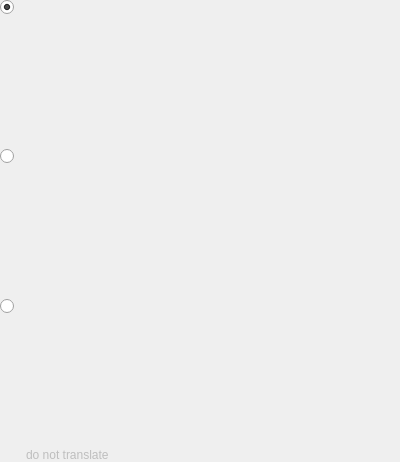
<?xml version="1.0" encoding="UTF-8"?>
<ui version="4.0">
 <class>IOverlayGridTool</class>
 <widget class="QWidget" name="IOverlayGridTool">
  <property name="geometry">
   <rect>
    <x>0</x>
    <y>0</y>
    <width>400</width>
    <height>462</height>
   </rect>
  </property>
  <property name="windowTitle">
   <string>Form</string>
  </property>
  <layout class="QGridLayout" name="gridLayout_2">
   <property name="leftMargin">
    <number>0</number>
   </property>
   <property name="topMargin">
    <number>0</number>
   </property>
   <property name="rightMargin">
    <number>0</number>
   </property>
   <property name="bottomMargin">
    <number>0</number>
   </property>
   <item row="0" column="0">
    <layout class="QVBoxLayout" name="verticalLayout_3">
     <item>
      <widget class="QRadioButton" name="radioSetRef">
       <property name="text">
        <string/>
       </property>
       <property name="checked">
        <bool>true</bool>
       </property>
       <property name="autoExclusive">
        <bool>true</bool>
       </property>
      </widget>
     </item>
     <item>
      <spacer name="verticalSpacer_3">
       <property name="orientation">
        <enum>Qt::Vertical</enum>
       </property>
       <property name="sizeHint" stdset="0">
        <size>
         <width>20</width>
         <height>40</height>
        </size>
       </property>
      </spacer>
     </item>
    </layout>
   </item>
   <item row="1" column="0">
    <layout class="QVBoxLayout" name="verticalLayout">
     <item>
      <widget class="QRadioButton" name="radioGridPlacer">
       <property name="sizePolicy">
        <sizepolicy hsizetype="Maximum" vsizetype="Fixed">
         <horstretch>0</horstretch>
         <verstretch>0</verstretch>
        </sizepolicy>
       </property>
       <property name="text">
        <string/>
       </property>
       <property name="autoExclusive">
        <bool>true</bool>
       </property>
      </widget>
     </item>
     <item>
      <spacer name="verticalSpacer">
       <property name="orientation">
        <enum>Qt::Vertical</enum>
       </property>
       <property name="sizeHint" stdset="0">
        <size>
         <width>20</width>
         <height>40</height>
        </size>
       </property>
      </spacer>
     </item>
    </layout>
   </item>
   <item row="1" column="1">
    <widget class="CGridPlacer" name="widgetGridPlacer" native="true">
     <property name="enabled">
      <bool>false</bool>
     </property>
     <property name="sizePolicy">
      <sizepolicy hsizetype="MinimumExpanding" vsizetype="Preferred">
       <horstretch>0</horstretch>
       <verstretch>0</verstretch>
      </sizepolicy>
     </property>
    </widget>
   </item>
   <item row="2" column="0">
    <layout class="QVBoxLayout" name="verticalLayout_2">
     <item>
      <widget class="QRadioButton" name="radioSelectArea">
       <property name="text">
        <string/>
       </property>
       <property name="autoExclusive">
        <bool>true</bool>
       </property>
      </widget>
     </item>
     <item>
      <spacer name="verticalSpacer_2">
       <property name="orientation">
        <enum>Qt::Vertical</enum>
       </property>
       <property name="sizeHint" stdset="0">
        <size>
         <width>20</width>
         <height>40</height>
        </size>
       </property>
      </spacer>
     </item>
    </layout>
   </item>
   <item row="2" column="1">
    <widget class="CGridSelArea" name="widgetSelectArea" native="true">
     <property name="enabled">
      <bool>false</bool>
     </property>
    </widget>
   </item>
   <item row="3" column="1">
    <widget class="QLabel" name="labelFinal">
     <property name="enabled">
      <bool>false</bool>
     </property>
     <property name="text">
      <string>do not translate</string>
     </property>
     <property name="wordWrap">
      <bool>true</bool>
     </property>
    </widget>
   </item>
   <item row="0" column="1">
    <widget class="CGridSetRef" name="widgetSetRef" native="true"/>
   </item>
  </layout>
 </widget>
 <customwidgets>
  <customwidget>
   <class>CGridPlacer</class>
   <extends>QWidget</extends>
   <header>overlay/gridtool/CGridPlacer.h</header>
   <container>1</container>
  </customwidget>
  <customwidget>
   <class>CGridSelArea</class>
   <extends>QWidget</extends>
   <header>overlay/gridtool/CGridSelArea.h</header>
   <container>1</container>
  </customwidget>
  <customwidget>
   <class>CGridSetRef</class>
   <extends>QWidget</extends>
   <header>overlay/gridtool/CGridSetRef.h</header>
   <container>1</container>
  </customwidget>
 </customwidgets>
 <tabstops>
  <tabstop>radioSetRef</tabstop>
  <tabstop>radioGridPlacer</tabstop>
  <tabstop>radioSelectArea</tabstop>
 </tabstops>
 <resources/>
 <connections/>
</ui>
